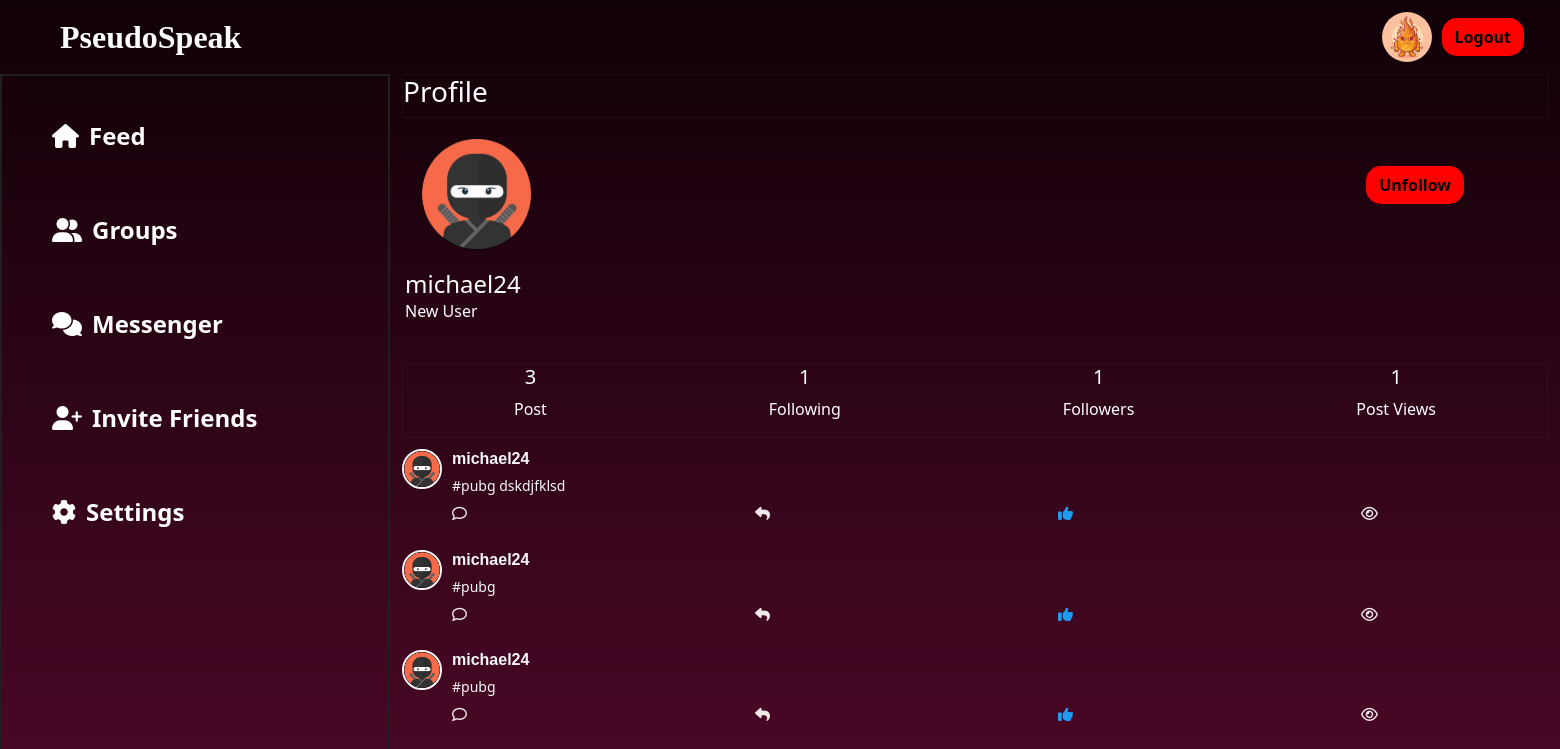
Page /dashboard/michael24/ (signed in) on the earlier database version.
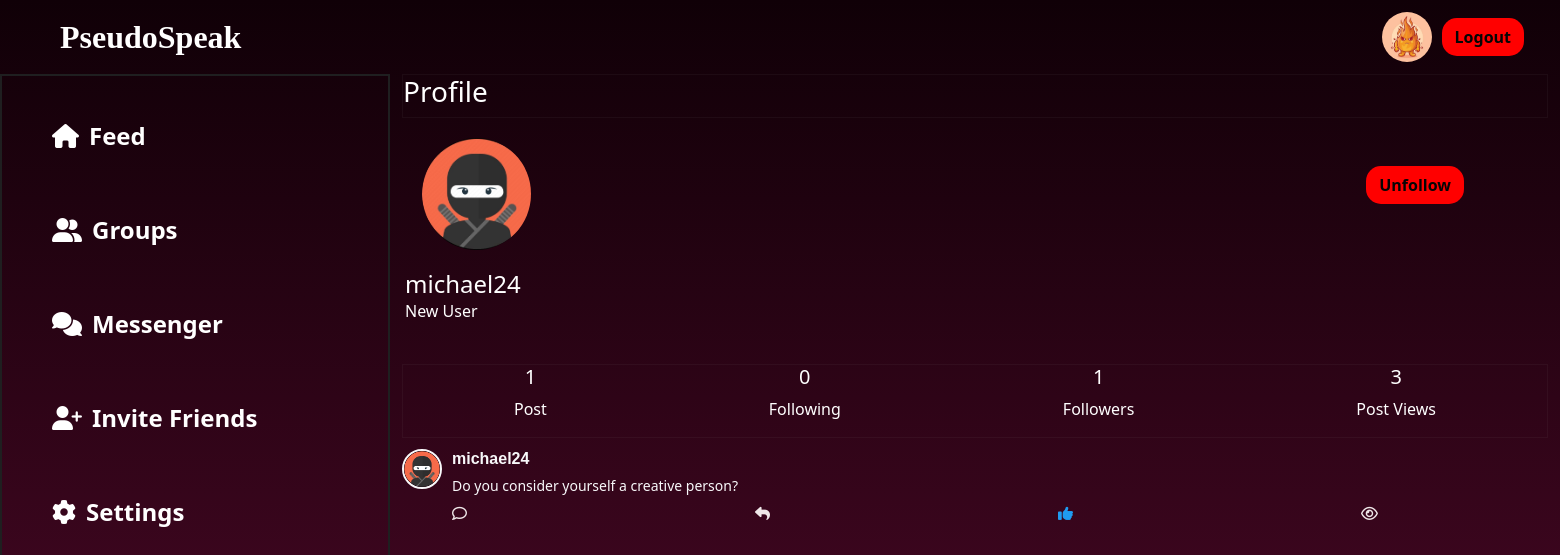
Same page on the later database version.
### main/models.py (models this page shows, shortened)
class TrendingMessage(models.Model):
    user=models.ForeignKey(User,null=True,on_delete=models.CASCADE)
    content=models.TextField()
    image=models.ImageField(null=True,blank=True,upload_to="images/")
    likes=models.IntegerField(null=True,default=0)
    userLiked=models.ManyToManyField(User,related_name='user_like',blank=True)
    view_count=models.IntegerField(null=True,default=0)
    viewed=models.ManyToManyField(User,related_name='viewed',blank=True)
    hashtags=models.ManyToManyField('Hashtag',blank=True)
    date_added = models.DateTimeField(auto_now_add=True,null=True)
    parent_message = models.ForeignKey('self', null=True, blank=True, on_delete=models.CASCADE, related_name='replies')
    custom_ordering = models.FloatField(default=0)
    option1 = models.CharField(max_length=100, blank=True,null=True)
    option2 = models.CharField(max_length=100, blank=True,null=True)
    voted = models.ManyToManyField(User, related_name='voted', blank=True, null=True)
    votes_option1 = models.IntegerField(default=0,blank=True,null=True)
    votes_option2 = models.IntegerField(default=0,blank=True,null=True)
    def decrypt_message(self):  # Replace with your actual secret key
        try:
            message_decrypted=f.decrypt(self.content)
            message_decoded=message_decrypted.decode('utf-8')
            return message_decoded
        except Exception as e:
            print(f"InvalidToken exception: {e.__cause__}")
            return "Invalid decryption token"
    class Meta:
        ordering = ['custom_ordering']

class Profile(models.Model):
    user=models.OneToOneField(User,null=True,on_delete=models.CASCADE)
    blocked_user=models.ManyToManyField(User,related_name="block_users",blank=True)
    profile_img=models.ImageField(null=True,blank=True,upload_to='images/')
    bio=models.CharField(null=True,max_length=51)
    follow=models.ManyToManyField(User,related_name='follow',blank=True)
    following=models.ManyToManyField(User,related_name='following',blank=True)
    @property
    def follow_count(self):
        return self.follow.count()
    @property
    def following_count(self):
        return self.following.count()

### main/views.py (the view)
# urls.py: path('dashboard/<str:profileId>/', views.dashboard, name='dashboard'),
@login_required(login_url="login_or_signup_view")
def dashboard(request, profileId):
    user = User.objects.get(username=profileId)
    trendingmessages = TrendingMessage.objects.filter(
        user=user, parent_message=None
    ).order_by("-date_added")
    trendingmessagescount = len(trendingmessages)
    followers = user.profile.follow.all()
    following = user.profile.following.all()
    follow_count = user.profile.follow_count
    following_count = user.profile.following_count
    bio = user.profile.bio
    posts = TrendingMessage.objects.filter(user=user)
    total_viewcount = TrendingMessage.objects.filter(user=user).aggregate(
        Sum("view_count")
    )["view_count__sum"]
    print(total_viewcount)
    return render(
        request,
        "main/dashboard.html",
        {
            "user": user,
            "trendingmessagescount": trendingmessagescount,
            "trendingmessages": trendingmessages,
            "follow_count": follow_count,
            "following_count": following_count,
            "bio": bio,
            "posts": posts,
            "followingUsers": following,
            "followUsers": followers,
            "total_viewcount": total_viewcount,
        },
    )

### main/templates/main/dashboard.html (shortened to what the changed rows need)
<!DOCTYPE html>
<html lang="en">
  <head>
    <link
      href="https://cdn.jsdelivr.net/npm/bootstrap@5.3.1/dist/css/bootstrap.min.css"
      rel="stylesheet"
    />
  </head>
  <body>
    <div class="wrapper active">
    <div class="container-fluid">
      <div class="row content-1">
        <div class="col-9 group-con">
          <div class="profile-d2">
            <div class="profile-img">
              <img src="{{user.profile.profile_img.url}}" alt="" />
            </div>
          </div>
          <div class="profile-username">
            <h4 class="profileUsername">{{user.username}}</h4>
            <p>{{bio}}</p>
          </div>
          <div class="profile-data">
            <div
              class="post-count prof-dt"
              onclick="toggleVisibility('user-post', 'user-followers', 'user-followings')"
            >
              <h5>{{trendingmessagescount}}</h5>
              <p>Post</p>
            </div>
            <div
              class="following prof-dt"
              onclick="toggleVisibility('user-followings', 'user-post', 'user-followers')"
            >
              <h5>{{following_count}}</h5>
              <p>Following</p>
            </div>
            <div class="post-view prof-dt">
              <h5>{{total_viewcount}}</h5>
              <p>Post Views</p>
            </div>
          </div>
          <div class="user-post">
            {% if trendingmessages %} {% for message in trendingmessages %}
            <div class="msg-post">
              <div class="msg-post-img">
                <img
                  src="{{user.profile.profile_img.url}}"
                  alt="Profile Picture"
                />
              </div>
              <div class="msg-post-details">
                <div class="msg-username1">
                  <h5>{{user.username}}</h5>
                </div>
                <p>{{message.decrypt_message}}</p>
                <div class="msg-output-icons">
                  <i
                    class="far fa-comment"
                    id="comment"
                    data-message-id="{{m.pk}}"
                  ></i>
                  <i class="fa-solid fa-reply"></i>
                  {% if request.user not in m.userLiked.all %}
                  <i
                    class="far fa-regular fa-sharp fa-thumbs-up"
                    id="likes"
                    data-likes-id="{{m.pk}}"
                    >{{m.likes}}</i
                  >
                  {% else %}
                  <i
                    class="far fa-sharp fa-solid fa-thumbs-up"
                    id="likes"
                    data-likes-id="{{m.pk}}"
                    style="color: #1f9bf0"
                    >{{m.likes}}</i
                  >
                  {% endif %}
                  <i
                    class="fa-regular fa-eye"
                    id="views"
                    data-views-id="{{m.pk}}"
                    >{{m.view_count}}</i
                  >
                </div>
              </div>
            </div>
            {% endfor %} {% else %}
            <h4>No messages posted by the user</h4>
            {% endif %}
          </div>
        </div>
      </div>
    </div>
  </div>
  </body>
</html>

Differences in the rows shown:
removed TrendingMessage: profile.profile_img (picture), {{ user.username }} "michael24", decrypt_message "#pubg dskdjfklsd"
removed TrendingMessage: profile.profile_img (picture), {{ user.username }} "michael24", decrypt_message "#pubg"
removed TrendingMessage: profile.profile_img (picture), {{ user.username }} "michael24", decrypt_message "#pubg"
added TrendingMessage: profile.profile_img (picture), {{ user.username }} "michael24", decrypt_message "Do you consider yourself a creative person?"
Other differences:
{{ trendingmessagescount }}: "3" → "1"
{{ following_count }}: "1" → "0"
{{ total_viewcount }}: "1" → "3"
